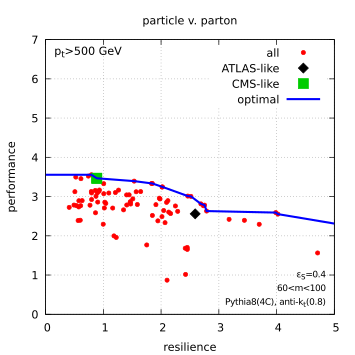

The script that drew this image:
reset
set term pdfcairo enhanced size 9cm,9cm
set colors classic
set out 'optimal.pdf'

call 'defaults.gp'

eS=0.4

R=default_R
levelref=default_levelref
levelalt=default_levelalt
level=levelref.'_'.levelalt

reflabel=default_levelref_label
altlabel=default_levelalt_label

set xlabel 'resilience'
set xrange [0:5]

set ylabel 'performance'
set yrange [0:7]

set grid dt 3 lw 1

set label 102 '{/*0.8 Pythia8(4C), anti-k_t('.R.')}' right at graph 0.97,0.05
set label 103 '{/*0.8 60<m<100}'                     right at graph 0.97,0.10
set label 101 sprintf('{/*0.8 {/Symbol e}_S=%g',eS)  right at graph 0.97,0.15

#          +   x   *   sqr     o       tr     dia
groomers="ppp lll lpl lpp ttt tlt tpt tll tpl tpp trimmed"
#labs='"tight{/Symbol \304}loose/tight" "loose{/Symbol \304}loose/loose" "tight{/Symbol \304}tight/tight" "trim{/Symbol \304}trim/trim" "tight{/Symbol \304}plain/plain"'

shapes="tau21_beta1 tau21_beta2 N2_beta1 N2_beta2 D2_beta1 D2_beta2 M2_beta1 M2_beta2"
#slabs='"{/Symbol t}_{21}" "N_2" "D_2" "M_2"'

# let us hardcode the column numbers for truth v. parton:
m(pt)='< grep -v "^#" ../quality-measures/qualities-R'.R.'.res | awk "{if (\$2=='.pt.'){print \$1,\$9,\$10,\$11}}" | ../quality-measures/optimal-line'

resilience ="1.0/sqrt(column('Bcorrection_'.level)**2+column('Scorrection_'.level)**2)"
performance="column('significance_'.levelref)"

set macros

mycolour(i)=(i==0) ? 'rgb "#ff0000"' : ((i==1) ? 'rgb "#00dd00"' : ((i==2) ? 'rgb "#0000ff"' : 'rgb "#ffffff"'))
mydt(i)=(i-1)%2
mypoint(ig)=(ig<=9) ? ig : ig+2

set title reflabel.' v. '.altlabel 


set key spacing 1.2
do for [pt in "500 1000 2000"]{
    set label 22 'p_t>'.pt.' GeV' at graph 0.03,0.96
    plot m(pt) i 0 u 2:3 w p pt 7 ps 0.5 lc 1 t 'all',\
         m(pt).' | grep "^D2_beta1_trim"' u 2:3 w p pt 13 ps 1.2 lc rgb "#000000" t 'ATLAS-like',\
         m(pt).' | grep "^N2_beta1_tpp"'  u 2:3 w p pt  5 ps 1.2 lc rgb "#00cc00" t 'CMS-like',\
         m(pt) i 1 u 2:3 w l lc 3 lw 3 t 'optimal'
         
}


do for [pt in "500 1000 2000"]{
    set label 22 'p_t>'.pt.' GeV' at graph 0.03,0.96
    plot m(pt) i 0 u 2:3 w p pt 7 ps 0.7 lc 1 not,\
         m(pt) i 1 u 2:3 w l lc 3 lw 3 not,\
         m(pt).' | grep -v "^no" | sed "s/_/./g" ' i 1 u 2:3:1 w labels not rotate by 60 left offset 0.25,0.4 font ",8"
         
}

set out
